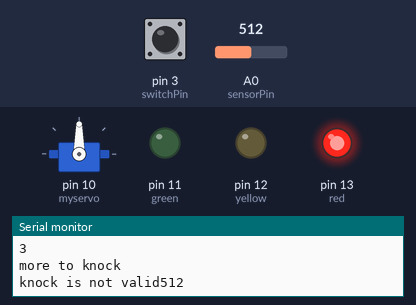
This sketch was run on a simulated Arduino Uno, built with avr-gcc and run on an emulated ATmega328P. On the bench: servo, output pins drawn as LEDs (lit = HIGH), the last lines printed to the serial monitor. Inputs (shaded band) come from the test bench; at power-on: A0 (sensorPin) = 512, pin 3 (switchPin) HIGH.

Above: at 1.8 s.
1.9 s: A0 (sensorPin) set to 109
4.9 s: A0 (sensorPin) set to 89
At 5.9 s:
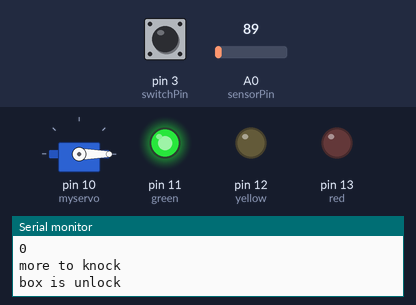
6.5 s: pin 3 (switchPin) pulled LOW for 0.15 s
At 7.73 s:
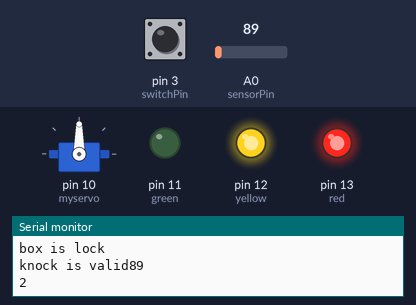
8.1 s: pin 3 (switchPin) pulled LOW for 1 s
At 11.1 s:
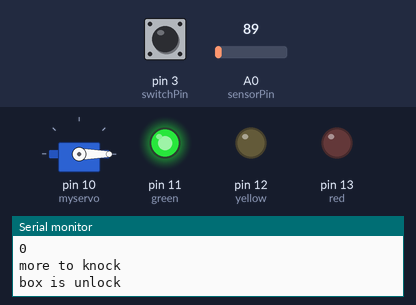
11.7 s: pin 3 (switchPin) pulled LOW for 3.2 s
At 15.2 s:
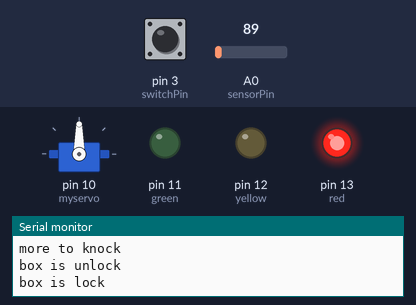
Timing chart, 0 to 17.6 s (numbered marks = the images above; inputs shaded):
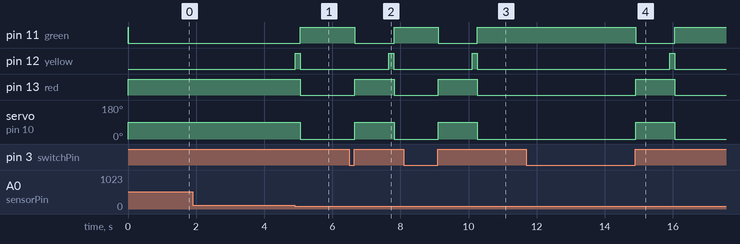

Measured:
- the behaviour switches between 100 and 99 on A0 (sensorPin) (found by bisection; images 0 and 1)
- after the input at 4.9 s, pin 11 (green): LOW → HIGH after 0.16 s; pin 12 (yellow): LOW → HIGH at once, → LOW 0.15 s later; pin 13 (red): HIGH → LOW after 0.16 s; servo on pin 10 (myservo): 90° → 0° after 0.16 s
- after the input at 6.5 s, pin 11 (green): HIGH → LOW after 0.16 s, → HIGH 1.2 s later; pin 12 (yellow): LOW → HIGH after 1.2 s, → LOW 0.15 s later; pin 13 (red): LOW → HIGH after 0.16 s, → LOW 1.2 s later; servo on pin 10 (myservo): 0° → 90° after 0.16 s, → 0° 1.2 s later
- after the input at 8.1 s, pin 11 (green): HIGH → LOW after 1.0 s, → HIGH 1.2 s later; pin 12 (yellow): LOW → HIGH after 2.0 s, → LOW 0.15 s later; pin 13 (red): LOW → HIGH after 1.0 s, → LOW 1.2 s later; servo on pin 10 (myservo): 0° → 90° after 1.0 s, → 0° 1.2 s later
- after the input at 11.7 s, pin 11 (green): HIGH → LOW after 3.2 s, → HIGH 1.2 s later; pin 12 (yellow): LOW → HIGH after 4.2 s, → LOW 0.15 s later; pin 13 (red): LOW → HIGH after 3.2 s, → LOW 1.2 s later; servo on pin 10 (myservo): 0° → 90° after 3.2 s, → 0° 1.2 s later

The sketch:

Projec12_knok_lock.ino
```cpp
#include <Servo.h>
Servo myservo;

const int red = 13;
const int yellow = 12;
const int green = 11;
const int switchPin = 3;
const int sensorPin = A0;

int switchState;
int pSwitchState = 0;
bool lock = false; // false is when unlock | true when lock
int sensVal = 0;
int numberKnock = 0;
int minim=40;
int maximum=100;

void setup() {
  // put your setup code here, to run once:
  myservo.attach(10);
  Serial.begin(9600);
  pinMode(red, OUTPUT);
  pinMode(yellow, OUTPUT);
  pinMode(green, OUTPUT);
  pinMode(switchState, INPUT);
  digitalWrite(green, HIGH);
  Serial.print("The box is unlock");
  myservo.write(0);
}

void loop() {
  // put your main code here, to run repeatedly:
  if (debouncingButton(switchState) == true && lock == false && switchState == false) {
    myservo.write(90);
    digitalWrite(red, HIGH);
    digitalWrite(green, LOW);
    Serial.println("box is lock");
    switchState = true;
    lock = true;
    delay(1000);
  }
  if (debouncingButton(switchState) == false && switchState == true) {
    switchState = false;
  }
  if (lock == true) {
    sensVal = analogRead(sensorPin);
    if (numberKnock < 3 && sensVal > 0) {
      if (checkKnock(sensVal) == true) {
        numberKnock++;
      }
      Serial.println(3 - numberKnock);
      Serial.println("more to knock");
    }
  }
  if (numberKnock == 3) {
    myservo.write(0);
    digitalWrite(red, LOW);
    digitalWrite(green, HIGH);
    Serial.println("box is unlock");
    lock = false;
    numberKnock = 0;
    delay(1000);
  }

}
bool checkKnock (int value) {
  if (value > minim && value < maximum) {
    digitalWrite(yellow, HIGH);
    delay(50);
    digitalWrite(yellow, LOW);
    Serial.print("knock is valid");
    Serial.println(value);
    return true;
  } else {
    Serial.print("knock is not valid");
    Serial.println(value);
    return false;
  }
}

bool debouncingButton(bool state) {
  bool stateNow = digitalRead(switchPin);
  if (state != stateNow) {
    delay(10);
    stateNow = digitalRead(switchPin);
  }
  return stateNow;
}
```
